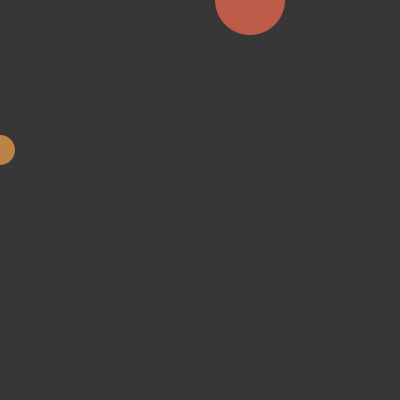
Frame 1 (no input)
Frame 60 (the mouse pressed at the canvas centre just before this capture): identical to frame 1, image omitted
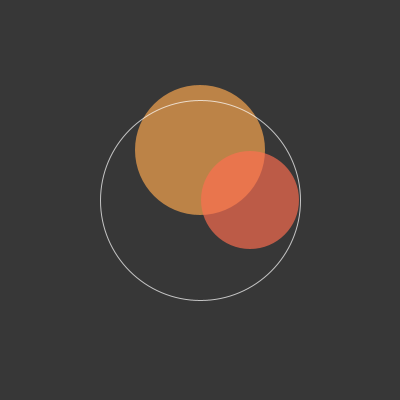
Frame 120 (the mouse held since frame 60 and released just before this capture)

The Processing sketch that drew these frames (run headless with seeded random() and noise(); from frame 60 on, the mouse is pressed at the canvas centre):

// Processing sketch: processing_135741
// ── processing_135741.pde

void setup(){
  size(400,400);
  smooth();
}

void draw(){
  frameRate(50);
  background(55);
  fill(255,169,79,170);
  noStroke();
  ellipse(mouseX,150,30+mouseX/2,30+mouseX/2);
  fill(255,110,80,170);
  ellipse(250,mouseY,70+mouseX/7,70+mouseX/7);
  noFill();
  stroke(255,255,255,180);
  ellipse(400-mouseX,400-mouseX,mouseX,mouseX);
}
